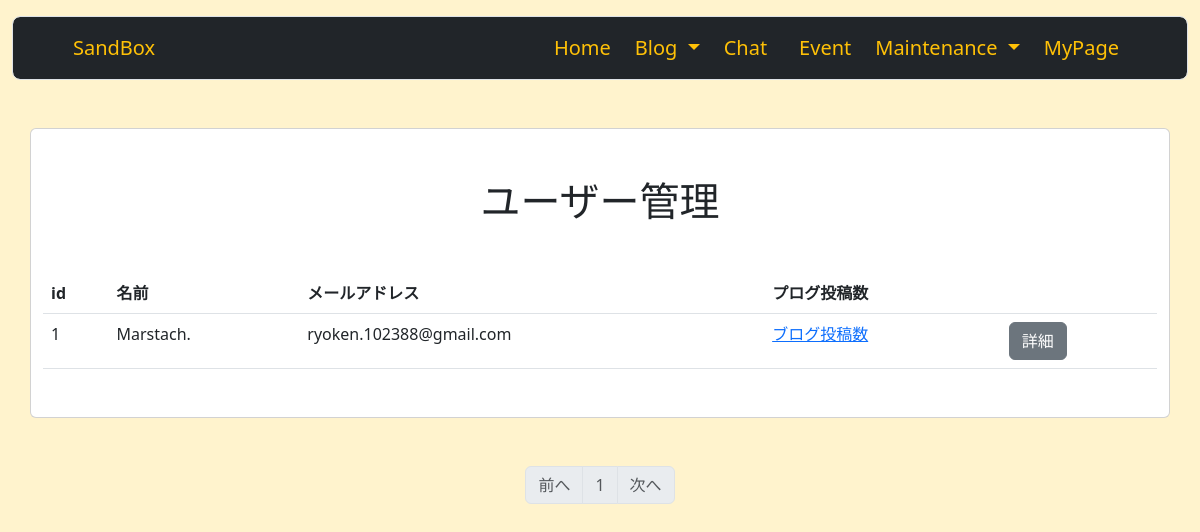
/user_maintenance (signed in), run on the app's committed database.
### sandbox_system/models.py (models this page shows, shortened)
class User(db.Model, UserMixin):
    __tablename__ = 'users'
    id = db.Column(db.Integer, primary_key=True)
    email = db.Column(db.String(64), unique=True, index=True)
    username = db.Column(db.String(64), unique=True, index=True)
    password_hash = db.Column(db.String(128))
    administrator = db.Column(db.String(1))
    blog = db.relationship('Blog', backref = 'author', lazy = 'dynamic')
    @property
    def password(self):
        raise AttributeError('password is not a readable attribute')
    def is_administrator(self):
        if self.administrator == '1':
            return 1
        else:
            return 0

### sandbox_system/users/view.py (the view)
@users.route('/user_maintenance')
@login_required
def user_maintenance():
    if not current_user.is_administrator():
        abort(403)
    page = request.args.get('page', 1, type=int)
    users = User.query.order_by(User.id).paginate(page=page, per_page=10)
    return render_template('maintenance/user_maintenance.html', users=users)

### sandbox_system/__init__.py (called while the page is built)
@event.listens_for(Engine, "connect")
def set_sqlite_pragma(dbapi_connection, connection_record):
    cursor = dbapi_connection.cursor()
    cursor.execute("PRAGMA foreign_keys=ON")
    cursor.close()

### sandbox_system/models.py (called while the page is built)
@login_manager.user_loader
def load_user(user_id):
    return User.query.get(user_id)

### sandbox_system/templates/maintenance/user_maintenance.html
{% extends 'base.html' %}
{% block content %}
<div class="container">
    <div class="row">
        <div class="card">
            <h1 class="text-center my-5">ユーザー管理</h1>
            <table class="table mb-5">
                <thead>
                <tr>
                    <th>id</th>
                    <th>名前</th>
                    <th>メールアドレス</th>
                    <th>プログ投稿数</th>
                    <th></th>
                </tr>
                </thead>
                {% for user in users.items %}
                <tbody>
                <tr>
                    <td>{{ user.id }}</td>
                    <td>{{ user.username }}</td>
                    <td>{{ user.email }}</td>
                    <td><a href="#">ブログ投稿数</a></td>
                    <td><a href="{{ url_for('blogs.user_blog', user_id=user.id) }}" class="btn btn-secondary">詳細</a></td>
                </tr>
                </tbody>
                {% endfor %}
            </table>
        </div>
    </div>
</div>
<nav class="my-5" aria-label="Page navigation">
    <ul class="pagination justify-content-center">
        <li {% if users.has_prev %} class="page-item" {%else%} class="page-item disabled" {% endif %}><a class="page-link" href="{% if users.has_prev %}{{ url_for('users.user_maintenance', page=users.prev_num) }}{% else %}#{% endif %}">前へ</a></li>
{% for page_num in users.iter_pages(left_edge=1, right_edge=1, left_current=1, right_current=2) %}
    {% if page_num %}
        {% if users.page == page_num %}
            <li class="page-item disabled"><a class="page-link" href="#">{{ page_num }}</a></li>
        {% else %}
            <li class="page-item"><a class="page-link" href="{{ url_for('users.user_maintenance', page=page_num) }}">{{ page_num }}</a></li>
        {% endif %}
    {% else %}
        <li class="page-item disabled"><a class="page-link" href="#">&hellip;</a></li>
    {% endif %}
{% endfor %}
    <li {% if users.has_next %} class="page-item" {% else %} class="page-item disabled" {% endif %}><a class="page-link" href="{% if users.has_next %}{{ url_for('users.user_maintenance',page=users.next_num) }}{% else %}#{% endif %}">次へ</a></li>
    </ul>
</nav>
{% endblock %}

### data on the page
User: id "1", username "Marstach.", email "ryoken.102388@gmail.com"

### other printed values
{{ page_num }} "1"
